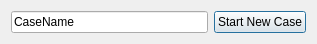
<?xml version="1.0" encoding="UTF-8"?>
<ui version="4.0">
 <class>CaseManagement</class>
 <widget class="QDialog" name="CaseManagement">
  <property name="windowModality">
   <enum>Qt::ApplicationModal</enum>
  </property>
  <property name="geometry">
   <rect>
    <x>0</x>
    <y>0</y>
    <width>317</width>
    <height>41</height>
   </rect>
  </property>
  <property name="windowTitle">
   <string>Form</string>
  </property>
  <property name="modal">
   <bool>true</bool>
  </property>
  <layout class="QGridLayout" name="gridLayout">
   <item row="0" column="1">
    <widget class="QPushButton" name="NewCaseButton">
     <property name="text">
      <string>Start New Case</string>
     </property>
    </widget>
   </item>
   <item row="0" column="0">
    <widget class="QLineEdit" name="CaseNameLineEdit">
     <property name="text">
      <string>CaseName</string>
     </property>
    </widget>
   </item>
  </layout>
 </widget>
 <resources/>
 <connections>
  <connection>
   <sender>NewCaseButton</sender>
   <signal>clicked()</signal>
   <receiver>CaseManagement</receiver>
   <slot>accept()</slot>
   <hints>
    <hint type="sourcelabel">
     <x>349</x>
     <y>227</y>
    </hint>
    <hint type="destinationlabel">
     <x>199</x>
     <y>149</y>
    </hint>
   </hints>
  </connection>
 </connections>
</ui>
